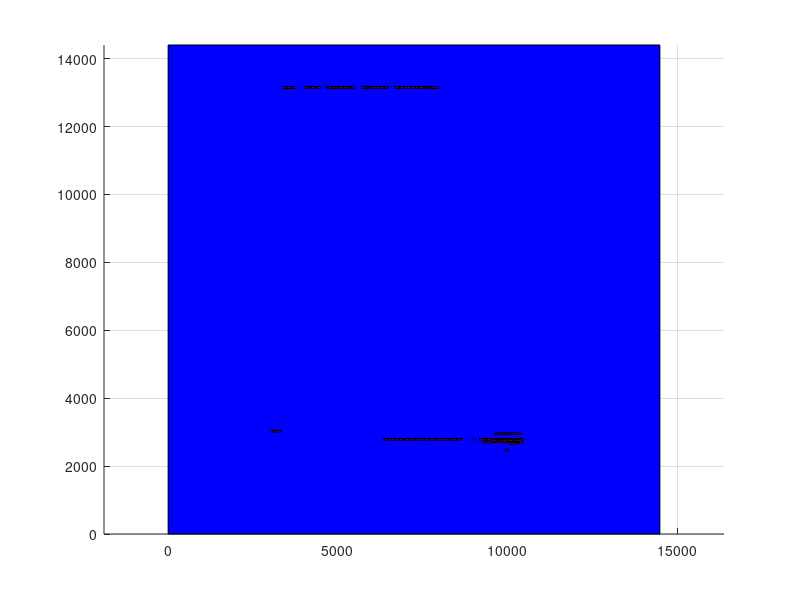

MATLAB code for this plot:
axis equal;
hold on;
grid on;
block_x=[0 0 14480 14480 0];
block_y=[0 14400 14400 0 0];
fill(block_x, block_y, 'b');
block_x=[10290 10290 10370 10370 10290];
block_y=[2770 2810 2810 2770 2770];
fill(block_x, block_y, 'm');
block_x=[10330 10330 10410 10410 10330];
block_y=[2770 2810 2810 2770 2770];
fill(block_x, block_y, 'm');
block_x=[10210 10210 10290 10290 10210];
block_y=[2770 2810 2810 2770 2770];
fill(block_x, block_y, 'm');
block_x=[10090 10090 10170 10170 10090];
block_y=[2690 2730 2730 2690 2690];
fill(block_x, block_y, 'm');
block_x=[10250 10250 10330 10330 10250];
block_y=[2770 2810 2810 2770 2770];
fill(block_x, block_y, 'm');
block_x=[10170 10170 10250 10250 10170];
block_y=[2770 2810 2810 2770 2770];
fill(block_x, block_y, 'm');
block_x=[10250 10250 10330 10330 10250];
block_y=[2690 2730 2730 2690 2690];
fill(block_x, block_y, 'm');
block_x=[10050 10050 10130 10130 10050];
block_y=[2690 2730 2730 2690 2690];
fill(block_x, block_y, 'm');
block_x=[10290 10290 10370 10370 10290];
block_y=[2690 2730 2730 2690 2690];
fill(block_x, block_y, 'm');
block_x=[10090 10090 10170 10170 10090];
block_y=[2770 2810 2810 2770 2770];
fill(block_x, block_y, 'm');
block_x=[10050 10050 10130 10130 10050];
block_y=[2770 2810 2810 2770 2770];
fill(block_x, block_y, 'm');
block_x=[10130 10130 10210 10210 10130];
block_y=[2770 2810 2810 2770 2770];
fill(block_x, block_y, 'm');
block_x=[10210 10210 10290 10290 10210];
block_y=[2690 2730 2730 2690 2690];
fill(block_x, block_y, 'm');
block_x=[10010 10010 10090 10090 10010];
block_y=[2770 2810 2810 2770 2770];
fill(block_x, block_y, 'm');
block_x=[10130 10130 10210 10210 10130];
block_y=[2690 2730 2730 2690 2690];
fill(block_x, block_y, 'm');
block_x=[10010 10010 10090 10090 10010];
block_y=[2690 2730 2730 2690 2690];
fill(block_x, block_y, 'm');
block_x=[10330 10330 10410 10410 10330];
block_y=[2690 2730 2730 2690 2690];
fill(block_x, block_y, 'm');
block_x=[10170 10170 10250 10250 10170];
block_y=[2690 2730 2730 2690 2690];
fill(block_x, block_y, 'm');
block_x=[9810 9810 9890 9890 9810];
block_y=[2770 2810 2810 2770 2770];
fill(block_x, block_y, 'm');
block_x=[4930 4930 5010 5010 4930];
block_y=[13130 13170 13170 13130 13130];
fill(block_x, block_y, 'm');
block_x=[4970 4970 5050 5050 4970];
block_y=[13130 13170 13170 13130 13130];
fill(block_x, block_y, 'm');
block_x=[5010 5010 5090 5090 5010];
block_y=[13130 13170 13170 13130 13130];
fill(block_x, block_y, 'm');
block_x=[9850 9850 9930 9930 9850];
block_y=[2770 2810 2810 2770 2770];
fill(block_x, block_y, 'm');
block_x=[4890 4890 4970 4970 4890];
block_y=[13130 13170 13170 13130 13130];
fill(block_x, block_y, 'm');
block_x=[9970 9970 10050 10050 9970];
block_y=[2770 2810 2810 2770 2770];
fill(block_x, block_y, 'm');
block_x=[9930 9930 10010 10010 9930];
block_y=[2770 2810 2810 2770 2770];
fill(block_x, block_y, 'm');
block_x=[10290 10290 10370 10370 10290];
block_y=[2730 2770 2770 2730 2730];
fill(block_x, block_y, 'm');
block_x=[9770 9770 9850 9850 9770];
block_y=[2770 2810 2810 2770 2770];
fill(block_x, block_y, 'm');
block_x=[9690 9690 9770 9770 9690];
block_y=[2770 2810 2810 2770 2770];
fill(block_x, block_y, 'm');
block_x=[5090 5090 5170 5170 5090];
block_y=[13130 13170 13170 13130 13130];
fill(block_x, block_y, 'm');
block_x=[5210 5210 5290 5290 5210];
block_y=[13130 13170 13170 13130 13130];
fill(block_x, block_y, 'm');
block_x=[9730 9730 9810 9810 9730];
block_y=[2770 2810 2810 2770 2770];
fill(block_x, block_y, 'm');
block_x=[5130 5130 5210 5210 5130];
block_y=[13130 13170 13170 13130 13130];
fill(block_x, block_y, 'm');
block_x=[9890 9890 9970 9970 9890];
block_y=[2770 2810 2810 2770 2770];
fill(block_x, block_y, 'm');
block_x=[5250 5250 5330 5330 5250];
block_y=[13130 13170 13170 13130 13130];
fill(block_x, block_y, 'm');
block_x=[5170 5170 5250 5250 5170];
block_y=[13130 13170 13170 13130 13130];
fill(block_x, block_y, 'm');
block_x=[5050 5050 5130 5130 5050];
block_y=[13130 13170 13170 13130 13130];
fill(block_x, block_y, 'm');
block_x=[4650 4650 4730 4730 4650];
block_y=[13130 13170 13170 13130 13130];
fill(block_x, block_y, 'm');
block_x=[4690 4690 4770 4770 4690];
block_y=[13130 13170 13170 13130 13130];
fill(block_x, block_y, 'm');
block_x=[5290 5290 5370 5370 5290];
block_y=[13130 13170 13170 13130 13130];
fill(block_x, block_y, 'm');
block_x=[4370 4370 4450 4450 4370];
block_y=[13130 13170 13170 13130 13130];
fill(block_x, block_y, 'm');
block_x=[4410 4410 4490 4490 4410];
block_y=[13130 13170 13170 13130 13130];
fill(block_x, block_y, 'm');
block_x=[4730 4730 4810 4810 4730];
block_y=[13130 13170 13170 13130 13130];
fill(block_x, block_y, 'm');
block_x=[4770 4770 4850 4850 4770];
block_y=[13130 13170 13170 13130 13130];
fill(block_x, block_y, 'm');
block_x=[10370 10370 10450 10450 10370];
block_y=[2770 2810 2810 2770 2770];
fill(block_x, block_y, 'm');
block_x=[10210 10210 10290 10290 10210];
block_y=[2730 2770 2770 2730 2730];
fill(block_x, block_y, 'm');
block_x=[4330 4330 4410 4410 4330];
block_y=[13130 13170 13170 13130 13130];
fill(block_x, block_y, 'm');
block_x=[6890 6890 6970 6970 6890];
block_y=[2770 2810 2810 2770 2770];
fill(block_x, block_y, 'm');
block_x=[6930 6930 7010 7010 6930];
block_y=[2770 2810 2810 2770 2770];
fill(block_x, block_y, 'm');
block_x=[4810 4810 4890 4890 4810];
block_y=[13130 13170 13170 13130 13130];
fill(block_x, block_y, 'm');
block_x=[9530 9530 9610 9610 9530];
block_y=[2770 2810 2810 2770 2770];
fill(block_x, block_y, 'm');
block_x=[6970 6970 7050 7050 6970];
block_y=[2770 2810 2810 2770 2770];
fill(block_x, block_y, 'm');
block_x=[10330 10330 10410 10410 10330];
block_y=[2930 2970 2970 2930 2930];
fill(block_x, block_y, 'm');
block_x=[9970 9970 10050 10050 9970];
block_y=[2690 2730 2730 2690 2690];
fill(block_x, block_y, 'm');
block_x=[10170 10170 10250 10250 10170];
block_y=[2730 2770 2770 2730 2730];
fill(block_x, block_y, 'm');
block_x=[10290 10290 10370 10370 10290];
block_y=[2930 2970 2970 2930 2930];
fill(block_x, block_y, 'm');
block_x=[7490 7490 7570 7570 7490];
block_y=[13130 13170 13170 13130 13130];
fill(block_x, block_y, 'm');
block_x=[9610 9610 9690 9690 9610];
block_y=[2770 2810 2810 2770 2770];
fill(block_x, block_y, 'm');
block_x=[10250 10250 10330 10330 10250];
block_y=[2730 2770 2770 2730 2730];
fill(block_x, block_y, 'm');
block_x=[9570 9570 9650 9650 9570];
block_y=[2770 2810 2810 2770 2770];
fill(block_x, block_y, 'm');
block_x=[4290 4290 4370 4370 4290];
block_y=[13130 13170 13170 13130 13130];
fill(block_x, block_y, 'm');
block_x=[6170 6170 6250 6250 6170];
block_y=[13130 13170 13170 13130 13130];
fill(block_x, block_y, 'm');
block_x=[7530 7530 7610 7610 7530];
block_y=[13130 13170 13170 13130 13130];
fill(block_x, block_y, 'm');
block_x=[9650 9650 9730 9730 9650];
block_y=[2770 2810 2810 2770 2770];
fill(block_x, block_y, 'm');
block_x=[4850 4850 4930 4930 4850];
block_y=[13130 13170 13170 13130 13130];
fill(block_x, block_y, 'm');
block_x=[5930 5930 6010 6010 5930];
block_y=[13130 13170 13170 13130 13130];
fill(block_x, block_y, 'm');
block_x=[5970 5970 6050 6050 5970];
block_y=[13130 13170 13170 13130 13130];
fill(block_x, block_y, 'm');
block_x=[10250 10250 10330 10330 10250];
block_y=[2930 2970 2970 2930 2930];
fill(block_x, block_y, 'm');
block_x=[6770 6770 6850 6850 6770];
block_y=[2770 2810 2810 2770 2770];
fill(block_x, block_y, 'm');
block_x=[6010 6010 6090 6090 6010];
block_y=[13130 13170 13170 13130 13130];
fill(block_x, block_y, 'm');
block_x=[10330 10330 10410 10410 10330];
block_y=[2730 2770 2770 2730 2730];
fill(block_x, block_y, 'm');
block_x=[7370 7370 7450 7450 7370];
block_y=[13130 13170 13170 13130 13130];
fill(block_x, block_y, 'm');
block_x=[6850 6850 6930 6930 6850];
block_y=[2770 2810 2810 2770 2770];
fill(block_x, block_y, 'm');
block_x=[7330 7330 7410 7410 7330];
block_y=[13130 13170 13170 13130 13130];
fill(block_x, block_y, 'm');
block_x=[5330 5330 5410 5410 5330];
block_y=[13130 13170 13170 13130 13130];
fill(block_x, block_y, 'm');
block_x=[7050 7050 7130 7130 7050];
block_y=[2770 2810 2810 2770 2770];
fill(block_x, block_y, 'm');
block_x=[4170 4170 4250 4250 4170];
block_y=[13130 13170 13170 13130 13130];
fill(block_x, block_y, 'm');
block_x=[4250 4250 4330 4330 4250];
block_y=[13130 13170 13170 13130 13130];
fill(block_x, block_y, 'm');
block_x=[6090 6090 6170 6170 6090];
block_y=[13130 13170 13170 13130 13130];
fill(block_x, block_y, 'm');
block_x=[6050 6050 6130 6130 6050];
block_y=[13130 13170 13170 13130 13130];
fill(block_x, block_y, 'm');
block_x=[5890 5890 5970 5970 5890];
block_y=[13130 13170 13170 13130 13130];
fill(block_x, block_y, 'm');
block_x=[4210 4210 4290 4290 4210];
block_y=[13130 13170 13170 13130 13130];
fill(block_x, block_y, 'm');
block_x=[7090 7090 7170 7170 7090];
block_y=[13130 13170 13170 13130 13130];
fill(block_x, block_y, 'm');
block_x=[9490 9490 9570 9570 9490];
block_y=[2770 2810 2810 2770 2770];
fill(block_x, block_y, 'm');
block_x=[6810 6810 6890 6890 6810];
block_y=[2770 2810 2810 2770 2770];
fill(block_x, block_y, 'm');
block_x=[6770 6770 6850 6850 6770];
block_y=[13130 13170 13170 13130 13130];
fill(block_x, block_y, 'm');
block_x=[7010 7010 7090 7090 7010];
block_y=[2770 2810 2810 2770 2770];
fill(block_x, block_y, 'm');
block_x=[9450 9450 9530 9530 9450];
block_y=[2770 2810 2810 2770 2770];
fill(block_x, block_y, 'm');
block_x=[6210 6210 6290 6290 6210];
block_y=[13130 13170 13170 13130 13130];
fill(block_x, block_y, 'm');
block_x=[9330 9330 9410 9410 9330];
block_y=[2770 2810 2810 2770 2770];
fill(block_x, block_y, 'm');
block_x=[6810 6810 6890 6890 6810];
block_y=[13130 13170 13170 13130 13130];
fill(block_x, block_y, 'm');
block_x=[5850 5850 5930 5930 5850];
block_y=[13130 13170 13170 13130 13130];
fill(block_x, block_y, 'm');
block_x=[7450 7450 7530 7530 7450];
block_y=[13130 13170 13170 13130 13130];
fill(block_x, block_y, 'm');
block_x=[10130 10130 10210 10210 10130];
block_y=[2730 2770 2770 2730 2730];
fill(block_x, block_y, 'm');
block_x=[6130 6130 6210 6210 6130];
block_y=[13130 13170 13170 13130 13130];
fill(block_x, block_y, 'm');
block_x=[7410 7410 7490 7490 7410];
block_y=[13130 13170 13170 13130 13130];
fill(block_x, block_y, 'm');
block_x=[7570 7570 7650 7650 7570];
block_y=[13130 13170 13170 13130 13130];
fill(block_x, block_y, 'm');
block_x=[7010 7010 7090 7090 7010];
block_y=[13130 13170 13170 13130 13130];
fill(block_x, block_y, 'm');
block_x=[10090 10090 10170 10170 10090];
block_y=[2730 2770 2770 2730 2730];
fill(block_x, block_y, 'm');
block_x=[6970 6970 7050 7050 6970];
block_y=[13130 13170 13170 13130 13130];
fill(block_x, block_y, 'm');
block_x=[7050 7050 7130 7130 7050];
block_y=[13130 13170 13170 13130 13130];
fill(block_x, block_y, 'm');
block_x=[9290 9290 9370 9370 9290];
block_y=[2690 2730 2730 2690 2690];
fill(block_x, block_y, 'm');
block_x=[7250 7250 7330 7330 7250];
block_y=[13130 13170 13170 13130 13130];
fill(block_x, block_y, 'm');
block_x=[4130 4130 4210 4210 4130];
block_y=[13130 13170 13170 13130 13130];
fill(block_x, block_y, 'm');
block_x=[9290 9290 9370 9370 9290];
block_y=[2770 2810 2810 2770 2770];
fill(block_x, block_y, 'm');
block_x=[7090 7090 7170 7170 7090];
block_y=[2770 2810 2810 2770 2770];
fill(block_x, block_y, 'm');
block_x=[7170 7170 7250 7250 7170];
block_y=[2770 2810 2810 2770 2770];
fill(block_x, block_y, 'm');
block_x=[7290 7290 7370 7370 7290];
block_y=[13130 13170 13170 13130 13130];
fill(block_x, block_y, 'm');
block_x=[7130 7130 7210 7210 7130];
block_y=[13130 13170 13170 13130 13130];
fill(block_x, block_y, 'm');
block_x=[3250 3250 3330 3330 3250];
block_y=[3010 3050 3050 3010 3010];
fill(block_x, block_y, 'm');
block_x=[10130 10130 10210 10210 10130];
block_y=[2930 2970 2970 2930 2930];
fill(block_x, block_y, 'm');
block_x=[6730 6730 6810 6810 6730];
block_y=[2770 2810 2810 2770 2770];
fill(block_x, block_y, 'm');
block_x=[9730 9730 9810 9810 9730];
block_y=[2730 2770 2770 2730 2730];
fill(block_x, block_y, 'm');
block_x=[10170 10170 10250 10250 10170];
block_y=[2930 2970 2970 2930 2930];
fill(block_x, block_y, 'm');
block_x=[6730 6730 6810 6810 6730];
block_y=[13130 13170 13170 13130 13130];
fill(block_x, block_y, 'm');
block_x=[6650 6650 6730 6730 6650];
block_y=[13130 13170 13170 13130 13130];
fill(block_x, block_y, 'm');
block_x=[10210 10210 10290 10290 10210];
block_y=[2930 2970 2970 2930 2930];
fill(block_x, block_y, 'm');
block_x=[7170 7170 7250 7250 7170];
block_y=[13130 13170 13170 13130 13130];
fill(block_x, block_y, 'm');
block_x=[6290 6290 6370 6370 6290];
block_y=[13130 13170 13170 13130 13130];
fill(block_x, block_y, 'm');
block_x=[10050 10050 10130 10130 10050];
block_y=[2930 2970 2970 2930 2930];
fill(block_x, block_y, 'm');
block_x=[6650 6650 6730 6730 6650];
block_y=[2770 2810 2810 2770 2770];
fill(block_x, block_y, 'm');
block_x=[9250 9250 9330 9330 9250];
block_y=[2770 2810 2810 2770 2770];
fill(block_x, block_y, 'm');
block_x=[5810 5810 5890 5890 5810];
block_y=[13130 13170 13170 13130 13130];
fill(block_x, block_y, 'm');
block_x=[6890 6890 6970 6970 6890];
block_y=[13130 13170 13170 13130 13130];
fill(block_x, block_y, 'm');
block_x=[6690 6690 6770 6770 6690];
block_y=[2770 2810 2810 2770 2770];
fill(block_x, block_y, 'm');
block_x=[10090 10090 10170 10170 10090];
block_y=[2650 2690 2690 2650 2650];
fill(block_x, block_y, 'm');
block_x=[6250 6250 6330 6330 6250];
block_y=[13130 13170 13170 13130 13130];
fill(block_x, block_y, 'm');
block_x=[3210 3210 3290 3290 3210];
block_y=[3010 3050 3050 3010 3010];
fill(block_x, block_y, 'm');
block_x=[7130 7130 7210 7210 7130];
block_y=[2770 2810 2810 2770 2770];
fill(block_x, block_y, 'm');
block_x=[7610 7610 7690 7690 7610];
block_y=[13130 13170 13170 13130 13130];
fill(block_x, block_y, 'm');
block_x=[9370 9370 9450 9450 9370];
block_y=[2770 2810 2810 2770 2770];
fill(block_x, block_y, 'm');
block_x=[9690 9690 9770 9770 9690];
block_y=[2730 2770 2770 2730 2730];
fill(block_x, block_y, 'm');
block_x=[6850 6850 6930 6930 6850];
block_y=[13130 13170 13170 13130 13130];
fill(block_x, block_y, 'm');
block_x=[8050 8050 8130 8130 8050];
block_y=[2770 2810 2810 2770 2770];
fill(block_x, block_y, 'm');
block_x=[3450 3450 3530 3530 3450];
block_y=[13130 13170 13170 13130 13130];
fill(block_x, block_y, 'm');
block_x=[6690 6690 6770 6770 6690];
block_y=[13130 13170 13170 13130 13130];
fill(block_x, block_y, 'm');
block_x=[3490 3490 3570 3570 3490];
block_y=[13130 13170 13170 13130 13130];
fill(block_x, block_y, 'm');
block_x=[9410 9410 9490 9490 9410];
block_y=[2770 2810 2810 2770 2770];
fill(block_x, block_y, 'm');
block_x=[3130 3130 3210 3210 3130];
block_y=[3010 3050 3050 3010 3010];
fill(block_x, block_y, 'm');
block_x=[3170 3170 3250 3250 3170];
block_y=[3010 3050 3050 3010 3010];
fill(block_x, block_y, 'm');
block_x=[5770 5770 5850 5850 5770];
block_y=[13130 13170 13170 13130 13130];
fill(block_x, block_y, 'm');
block_x=[9210 9210 9290 9290 9210];
block_y=[2770 2810 2810 2770 2770];
fill(block_x, block_y, 'm');
block_x=[10010 10010 10090 10090 10010];
block_y=[2930 2970 2970 2930 2930];
fill(block_x, block_y, 'm');
block_x=[3570 3570 3650 3650 3570];
block_y=[13130 13170 13170 13130 13130];
fill(block_x, block_y, 'm');
block_x=[8130 8130 8210 8210 8130];
block_y=[2770 2810 2810 2770 2770];
fill(block_x, block_y, 'm');
block_x=[3610 3610 3690 3690 3610];
block_y=[13130 13170 13170 13130 13130];
fill(block_x, block_y, 'm');
block_x=[3090 3090 3170 3170 3090];
block_y=[3010 3050 3050 3010 3010];
fill(block_x, block_y, 'm');
block_x=[8090 8090 8170 8170 8090];
block_y=[2770 2810 2810 2770 2770];
fill(block_x, block_y, 'm');
block_x=[7650 7650 7730 7730 7650];
block_y=[13130 13170 13170 13130 13130];
fill(block_x, block_y, 'm');
block_x=[10090 10090 10170 10170 10090];
block_y=[2930 2970 2970 2930 2930];
fill(block_x, block_y, 'm');
block_x=[10370 10370 10450 10450 10370];
block_y=[2690 2730 2730 2690 2690];
fill(block_x, block_y, 'm');
block_x=[8290 8290 8370 8370 8290];
block_y=[2770 2810 2810 2770 2770];
fill(block_x, block_y, 'm');
block_x=[8250 8250 8330 8330 8250];
block_y=[2770 2810 2810 2770 2770];
fill(block_x, block_y, 'm');
block_x=[3530 3530 3610 3610 3530];
block_y=[13130 13170 13170 13130 13130];
fill(block_x, block_y, 'm');
block_x=[3050 3050 3130 3130 3050];
block_y=[3010 3050 3050 3010 3010];
fill(block_x, block_y, 'm');
block_x=[9450 9450 9530 9530 9450];
block_y=[2690 2730 2730 2690 2690];
fill(block_x, block_y, 'm');
block_x=[8490 8490 8570 8570 8490];
block_y=[2770 2810 2810 2770 2770];
fill(block_x, block_y, 'm');
block_x=[6330 6330 6410 6410 6330];
block_y=[13130 13170 13170 13130 13130];
fill(block_x, block_y, 'm');
block_x=[8210 8210 8290 8290 8210];
block_y=[2770 2810 2810 2770 2770];
fill(block_x, block_y, 'm');
block_x=[5370 5370 5450 5450 5370];
block_y=[13130 13170 13170 13130 13130];
fill(block_x, block_y, 'm');
block_x=[9970 9970 10050 10050 9970];
block_y=[2930 2970 2970 2930 2930];
fill(block_x, block_y, 'm');
block_x=[9930 9930 10010 10010 9930];
block_y=[2730 2770 2770 2730 2730];
fill(block_x, block_y, 'm');
block_x=[7210 7210 7290 7290 7210];
block_y=[2770 2810 2810 2770 2770];
fill(block_x, block_y, 'm');
block_x=[6410 6410 6490 6490 6410];
block_y=[13130 13170 13170 13130 13130];
fill(block_x, block_y, 'm');
block_x=[7970 7970 8050 8050 7970];
block_y=[2770 2810 2810 2770 2770];
fill(block_x, block_y, 'm');
block_x=[9930 9930 10010 10010 9930];
block_y=[2930 2970 2970 2930 2930];
fill(block_x, block_y, 'm');
block_x=[3010 3010 3090 3090 3010];
block_y=[3010 3050 3050 3010 3010];
fill(block_x, block_y, 'm');
block_x=[7690 7690 7770 7770 7690];
block_y=[13130 13170 13170 13130 13130];
fill(block_x, block_y, 'm');
block_x=[10050 10050 10130 10130 10050];
block_y=[2730 2770 2770 2730 2730];
fill(block_x, block_y, 'm');
block_x=[8010 8010 8090 8090 8010];
block_y=[2770 2810 2810 2770 2770];
fill(block_x, block_y, 'm');
block_x=[9170 9170 9250 9250 9170];
block_y=[2770 2810 2810 2770 2770];
fill(block_x, block_y, 'm');
block_x=[7250 7250 7330 7330 7250];
block_y=[2770 2810 2810 2770 2770];
fill(block_x, block_y, 'm');
block_x=[9930 9930 10010 10010 9930];
block_y=[2690 2730 2730 2690 2690];
fill(block_x, block_y, 'm');
block_x=[9810 9810 9890 9890 9810];
block_y=[2690 2730 2730 2690 2690];
fill(block_x, block_y, 'm');
block_x=[7290 7290 7370 7370 7290];
block_y=[2770 2810 2810 2770 2770];
fill(block_x, block_y, 'm');
block_x=[9890 9890 9970 9970 9890];
block_y=[2930 2970 2970 2930 2930];
fill(block_x, block_y, 'm');
block_x=[3650 3650 3730 3730 3650];
block_y=[13130 13170 13170 13130 13130];
fill(block_x, block_y, 'm');
block_x=[9810 9810 9890 9890 9810];
block_y=[2730 2770 2770 2730 2730];
fill(block_x, block_y, 'm');
block_x=[6370 6370 6450 6450 6370];
block_y=[13130 13170 13170 13130 13130];
fill(block_x, block_y, 'm');
block_x=[5730 5730 5810 5810 5730];
block_y=[13130 13170 13170 13130 13130];
fill(block_x, block_y, 'm');
block_x=[8170 8170 8250 8250 8170];
block_y=[2770 2810 2810 2770 2770];
fill(block_x, block_y, 'm');
block_x=[7890 7890 7970 7970 7890];
block_y=[2770 2810 2810 2770 2770];
fill(block_x, block_y, 'm');
block_x=[9530 9530 9610 9610 9530];
block_y=[2690 2730 2730 2690 2690];
fill(block_x, block_y, 'm');
block_x=[9850 9850 9930 9930 9850];
block_y=[2930 2970 2970 2930 2930];
fill(block_x, block_y, 'm');
block_x=[8570 8570 8650 8650 8570];
block_y=[2770 2810 2810 2770 2770];
fill(block_x, block_y, 'm');
block_x=[7930 7930 8010 8010 7930];
block_y=[2770 2810 2810 2770 2770];
fill(block_x, block_y, 'm');
block_x=[7730 7730 7810 7810 7730];
block_y=[13130 13170 13170 13130 13130];
fill(block_x, block_y, 'm');
block_x=[3410 3410 3490 3490 3410];
block_y=[13130 13170 13170 13130 13130];
fill(block_x, block_y, 'm');
block_x=[9850 9850 9930 9930 9850];
block_y=[2730 2770 2770 2730 2730];
fill(block_x, block_y, 'm');
block_x=[10250 10250 10330 10330 10250];
block_y=[2650 2690 2690 2650 2650];
fill(block_x, block_y, 'm');
block_x=[7330 7330 7410 7410 7330];
block_y=[2770 2810 2810 2770 2770];
fill(block_x, block_y, 'm');
block_x=[8450 8450 8530 8530 8450];
block_y=[2770 2810 2810 2770 2770];
fill(block_x, block_y, 'm');
block_x=[9650 9650 9730 9730 9650];
block_y=[2730 2770 2770 2730 2730];
fill(block_x, block_y, 'm');
block_x=[4090 4090 4170 4170 4090];
block_y=[13130 13170 13170 13130 13130];
fill(block_x, block_y, 'm');
block_x=[7810 7810 7890 7890 7810];
block_y=[13130 13170 13170 13130 13130];
fill(block_x, block_y, 'm');
block_x=[7410 7410 7490 7490 7410];
block_y=[2770 2810 2810 2770 2770];
fill(block_x, block_y, 'm');
block_x=[7850 7850 7930 7930 7850];
block_y=[2770 2810 2810 2770 2770];
fill(block_x, block_y, 'm');
block_x=[8410 8410 8490 8490 8410];
block_y=[2770 2810 2810 2770 2770];
fill(block_x, block_y, 'm');
block_x=[6330 6330 6410 6410 6330];
block_y=[2770 2810 2810 2770 2770];
fill(block_x, block_y, 'm');
block_x=[3370 3370 3450 3450 3370];
block_y=[13130 13170 13170 13130 13130];
fill(block_x, block_y, 'm');
block_x=[9690 9690 9770 9770 9690];
block_y=[2690 2730 2730 2690 2690];
fill(block_x, block_y, 'm');
block_x=[9810 9810 9890 9890 9810];
block_y=[2930 2970 2970 2930 2930];
fill(block_x, block_y, 'm');
block_x=[9770 9770 9850 9850 9770];
block_y=[2930 2970 2970 2930 2930];
fill(block_x, block_y, 'm');
block_x=[9730 9730 9810 9810 9730];
block_y=[2930 2970 2970 2930 2930];
fill(block_x, block_y, 'm');
block_x=[7850 7850 7930 7930 7850];
block_y=[13130 13170 13170 13130 13130];
fill(block_x, block_y, 'm');
block_x=[9370 9370 9450 9450 9370];
block_y=[2690 2730 2730 2690 2690];
fill(block_x, block_y, 'm');
block_x=[9250 9250 9330 9330 9250];
block_y=[2690 2730 2730 2690 2690];
fill(block_x, block_y, 'm');
block_x=[9570 9570 9650 9650 9570];
block_y=[2690 2730 2730 2690 2690];
fill(block_x, block_y, 'm');
block_x=[9890 9890 9970 9970 9890];
block_y=[2730 2770 2770 2730 2730];
fill(block_x, block_y, 'm');
block_x=[7770 7770 7850 7850 7770];
block_y=[13130 13170 13170 13130 13130];
fill(block_x, block_y, 'm');
block_x=[10050 10050 10130 10130 10050];
block_y=[2650 2690 2690 2650 2650];
fill(block_x, block_y, 'm');
block_x=[9690 9690 9770 9770 9690];
block_y=[2930 2970 2970 2930 2930];
fill(block_x, block_y, 'm');
block_x=[9770 9770 9850 9850 9770];
block_y=[2690 2730 2730 2690 2690];
fill(block_x, block_y, 'm');
block_x=[8330 8330 8410 8410 8330];
block_y=[2770 2810 2810 2770 2770];
fill(block_x, block_y, 'm');
block_x=[4050 4050 4130 4130 4050];
block_y=[13130 13170 13170 13130 13130];
fill(block_x, block_y, 'm');
block_x=[9610 9610 9690 9690 9610];
block_y=[2730 2770 2770 2730 2730];
fill(block_x, block_y, 'm');
block_x=[7370 7370 7450 7450 7370];
block_y=[2770 2810 2810 2770 2770];
fill(block_x, block_y, 'm');
block_x=[10210 10210 10290 10290 10210];
block_y=[2650 2690 2690 2650 2650];
fill(block_x, block_y, 'm');
block_x=[9890 9890 9970 9970 9890];
block_y=[2690 2730 2730 2690 2690];
fill(block_x, block_y, 'm');
block_x=[9610 9610 9690 9690 9610];
block_y=[2930 2970 2970 2930 2930];
fill(block_x, block_y, 'm');
block_x=[10130 10130 10210 10210 10130];
block_y=[2650 2690 2690 2650 2650];
fill(block_x, block_y, 'm');
block_x=[9650 9650 9730 9730 9650];
block_y=[2930 2970 2970 2930 2930];
fill(block_x, block_y, 'm');
block_x=[7890 7890 7970 7970 7890];
block_y=[13130 13170 13170 13130 13130];
fill(block_x, block_y, 'm');
block_x=[8970 8970 9050 9050 8970];
block_y=[2770 2810 2810 2770 2770];
fill(block_x, block_y, 'm');
block_x=[7810 7810 7890 7890 7810];
block_y=[2770 2810 2810 2770 2770];
fill(block_x, block_y, 'm');
block_x=[5410 5410 5490 5490 5410];
block_y=[13130 13170 13170 13130 13130];
fill(block_x, block_y, 'm');
block_x=[9770 9770 9850 9850 9770];
block_y=[2730 2770 2770 2730 2730];
fill(block_x, block_y, 'm');
block_x=[7650 7650 7730 7730 7650];
block_y=[2770 2810 2810 2770 2770];
fill(block_x, block_y, 'm');
block_x=[7530 7530 7610 7610 7530];
block_y=[2770 2810 2810 2770 2770];
fill(block_x, block_y, 'm');
block_x=[6410 6410 6490 6490 6410];
block_y=[2770 2810 2810 2770 2770];
fill(block_x, block_y, 'm');
block_x=[9730 9730 9810 9810 9730];
block_y=[2690 2730 2730 2690 2690];
fill(block_x, block_y, 'm');
block_x=[7610 7610 7690 7690 7610];
block_y=[2770 2810 2810 2770 2770];
fill(block_x, block_y, 'm');
block_x=[8530 8530 8610 8610 8530];
block_y=[2770 2810 2810 2770 2770];
fill(block_x, block_y, 'm');
block_x=[9930 9930 10010 10010 9930];
block_y=[2450 2490 2490 2450 2450];
fill(block_x, block_y, 'm');
block_x=[9410 9410 9490 9490 9410];
block_y=[2690 2730 2730 2690 2690];
fill(block_x, block_y, 'm');
block_x=[6610 6610 6690 6690 6610];
block_y=[2770 2810 2810 2770 2770];
fill(block_x, block_y, 'm');
block_x=[3690 3690 3770 3770 3690];
block_y=[13130 13170 13170 13130 13130];
fill(block_x, block_y, 'm');
block_x=[9490 9490 9570 9570 9490];
block_y=[2690 2730 2730 2690 2690];
fill(block_x, block_y, 'm');
block_x=[7770 7770 7850 7850 7770];
block_y=[2770 2810 2810 2770 2770];
fill(block_x, block_y, 'm');
block_x=[6530 6530 6610 6610 6530];
block_y=[2770 2810 2810 2770 2770];
fill(block_x, block_y, 'm');
block_x=[8370 8370 8450 8450 8370];
block_y=[2770 2810 2810 2770 2770];
fill(block_x, block_y, 'm');
block_x=[7450 7450 7530 7530 7450];
block_y=[2770 2810 2810 2770 2770];
fill(block_x, block_y, 'm');
block_x=[6490 6490 6570 6570 6490];
block_y=[2770 2810 2810 2770 2770];
fill(block_x, block_y, 'm');
block_x=[7570 7570 7650 7650 7570];
block_y=[2770 2810 2810 2770 2770];
fill(block_x, block_y, 'm');
block_x=[4010 4010 4090 4090 4010];
block_y=[13130 13170 13170 13130 13130];
fill(block_x, block_y, 'm');
block_x=[6570 6570 6650 6650 6570];
block_y=[2770 2810 2810 2770 2770];
fill(block_x, block_y, 'm');
block_x=[9850 9850 9930 9930 9850];
block_y=[2690 2730 2730 2690 2690];
fill(block_x, block_y, 'm');
block_x=[9570 9570 9650 9650 9570];
block_y=[2730 2770 2770 2730 2730];
fill(block_x, block_y, 'm');
block_x=[6370 6370 6450 6450 6370];
block_y=[2770 2810 2810 2770 2770];
fill(block_x, block_y, 'm');
block_x=[9490 9490 9570 9570 9490];
block_y=[2730 2770 2770 2730 2730];
fill(block_x, block_y, 'm');
block_x=[5690 5690 5770 5770 5690];
block_y=[13130 13170 13170 13130 13130];
fill(block_x, block_y, 'm');
block_x=[10010 10010 10090 10090 10010];
block_y=[2650 2690 2690 2650 2650];
fill(block_x, block_y, 'm');
block_x=[7730 7730 7810 7810 7730];
block_y=[2770 2810 2810 2770 2770];
fill(block_x, block_y, 'm');
